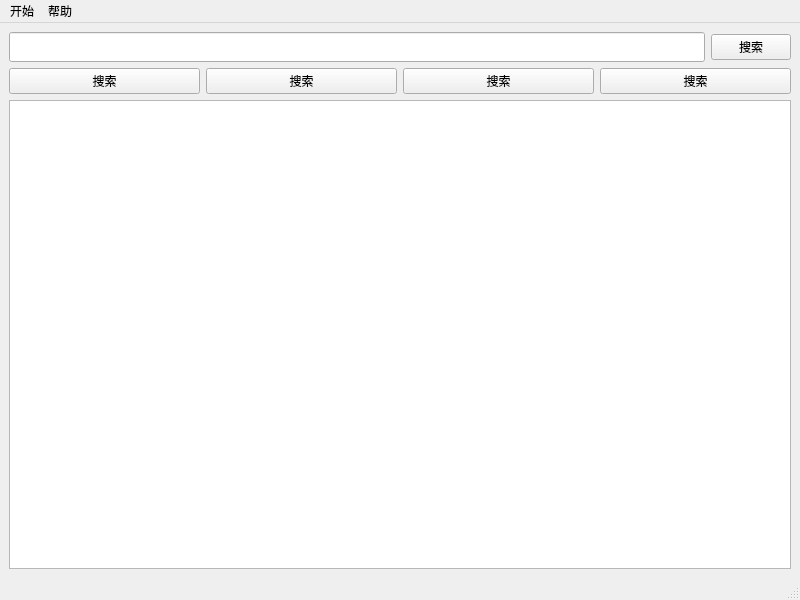
<?xml version="1.0" encoding="UTF-8"?>
<ui version="4.0">
 <class>MainWindow</class>
 <widget class="QMainWindow" name="MainWindow">
  <property name="geometry">
   <rect>
    <x>0</x>
    <y>0</y>
    <width>800</width>
    <height>600</height>
   </rect>
  </property>
  <property name="windowTitle">
   <string>嘿嘿嘿</string>
  </property>
  <widget class="QWidget" name="centralwidget">
   <layout class="QGridLayout" name="gridLayout">
    <item row="1" column="0" colspan="2">
     <layout class="QHBoxLayout" name="horizontalLayout">
      <item>
       <widget class="QPushButton" name="pushButton_3">
        <property name="minimumSize">
         <size>
          <width>0</width>
          <height>0</height>
         </size>
        </property>
        <property name="text">
         <string>搜索</string>
        </property>
       </widget>
      </item>
      <item>
       <widget class="QPushButton" name="pushButton_4">
        <property name="minimumSize">
         <size>
          <width>0</width>
          <height>0</height>
         </size>
        </property>
        <property name="text">
         <string>搜索</string>
        </property>
       </widget>
      </item>
      <item>
       <widget class="QPushButton" name="pushButton_2">
        <property name="minimumSize">
         <size>
          <width>0</width>
          <height>0</height>
         </size>
        </property>
        <property name="text">
         <string>搜索</string>
        </property>
       </widget>
      </item>
      <item>
       <widget class="QPushButton" name="pushButton_5">
        <property name="minimumSize">
         <size>
          <width>0</width>
          <height>0</height>
         </size>
        </property>
        <property name="text">
         <string>搜索</string>
        </property>
       </widget>
      </item>
     </layout>
    </item>
    <item row="0" column="1">
     <widget class="QPushButton" name="pushButton">
      <property name="minimumSize">
       <size>
        <width>0</width>
        <height>0</height>
       </size>
      </property>
      <property name="text">
       <string>搜索</string>
      </property>
     </widget>
    </item>
    <item row="2" column="0" colspan="2">
     <widget class="QListWidget" name="listWidget"/>
    </item>
    <item row="0" column="0">
     <widget class="QLineEdit" name="lineEdit">
      <property name="minimumSize">
       <size>
        <width>0</width>
        <height>30</height>
       </size>
      </property>
     </widget>
    </item>
   </layout>
  </widget>
  <widget class="QMenuBar" name="menubar">
   <property name="geometry">
    <rect>
     <x>0</x>
     <y>0</y>
     <width>800</width>
     <height>26</height>
    </rect>
   </property>
   <widget class="QMenu" name="menu">
    <property name="title">
     <string>开始</string>
    </property>
    <addaction name="action"/>
    <addaction name="action_3"/>
   </widget>
   <widget class="QMenu" name="menu_2">
    <property name="title">
     <string>帮助</string>
    </property>
    <addaction name="action_2"/>
   </widget>
   <addaction name="menu"/>
   <addaction name="menu_2"/>
  </widget>
  <widget class="QStatusBar" name="statusbar"/>
  <action name="action">
   <property name="text">
    <string>导入</string>
   </property>
  </action>
  <action name="action_2">
   <property name="text">
    <string>关于</string>
   </property>
  </action>
  <action name="action_3">
   <property name="text">
    <string>清空列表</string>
   </property>
  </action>
 </widget>
 <resources/>
 <connections/>
</ui>
